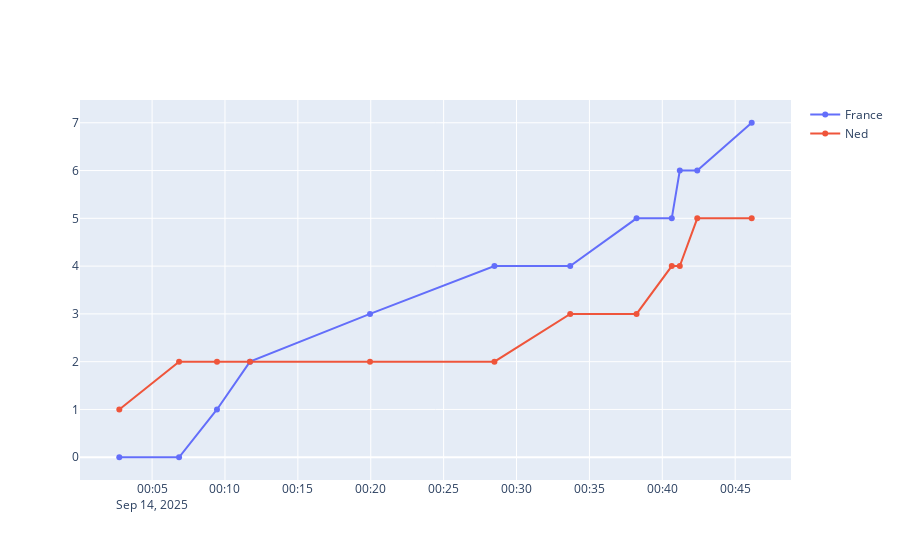

Source (notebook cell):
### Code cell
score_data = []
score_local = 0
score_other = 0
for i, row in data_df[data_df["Type"] == "Try"].iterrows():
    if row["Against France"]:
        score_other += 1
    else:
        score_local += 1
    score_data.append([row["Time"], score_local, score_other])
score_df = pd.DataFrame(
    score_data, columns=["Time", f"Score {LOCAL_TEAM_NAME}", f"Score {OTHER_TEAM_NAME}"]
)


fig = go.Figure()
fig.add_scatter(
    x=score_df["Time"],
    y=score_df[f"Score {LOCAL_TEAM_NAME}"],
    name=LOCAL_TEAM_NAME,
    mode="markers+lines",
)
fig.add_scatter(
    x=score_df["Time"],
    y=score_df[f"Score {OTHER_TEAM_NAME}"],
    name=OTHER_TEAM_NAME,
    mode="markers+lines",
)
fig.update_layout(hovermode="x unified")
fig.write_html(output_data_root / "score.html")
fig.show()

### Figure 1 — Plotly figure (JSON) as saved in the notebook; plotly's stock layout.template omitted (floating-point values rounded to 4 significant figures)
{"data": [{"mode": "markers+lines", "name": "France", "type": "scatter", "x": ["2025-09-14T00:02:45.000000000", "2025-09-14T00:06:51.000000000", "2025-09-14T00:09:27.000000000", "2025-09-14T00:11:43.000000000", "2025-09-14T00:19:57.000000000", "2025-09-14T00:28:29.000000000", "2025-09-14T00:33:41.000000000", "2025-09-14T00:38:14.000000000", "2025-09-14T00:40:39.000000000", "2025-09-14T00:41:12.000000000", "2025-09-14T00:42:24.000000000", "2025-09-14T00:46:08.000000000"], "y": [0, 0, 1, 2, 3, 4, 4, 5, 5, 6, 6, 7]}, {"mode": "markers+lines", "name": "Ned", "type": "scatter", "x": ["2025-09-14T00:02:45.000000000", "2025-09-14T00:06:51.000000000", "2025-09-14T00:09:27.000000000", "2025-09-14T00:11:43.000000000", "2025-09-14T00:19:57.000000000", "2025-09-14T00:28:29.000000000", "2025-09-14T00:33:41.000000000", "2025-09-14T00:38:14.000000000", "2025-09-14T00:40:39.000000000", "2025-09-14T00:41:12.000000000", "2025-09-14T00:42:24.000000000", "2025-09-14T00:46:08.000000000"], "y": [1, 2, 2, 2, 2, 2, 3, 3, 4, 4, 5, 5]}], "layout": {"hovermode": "x unified"}}
